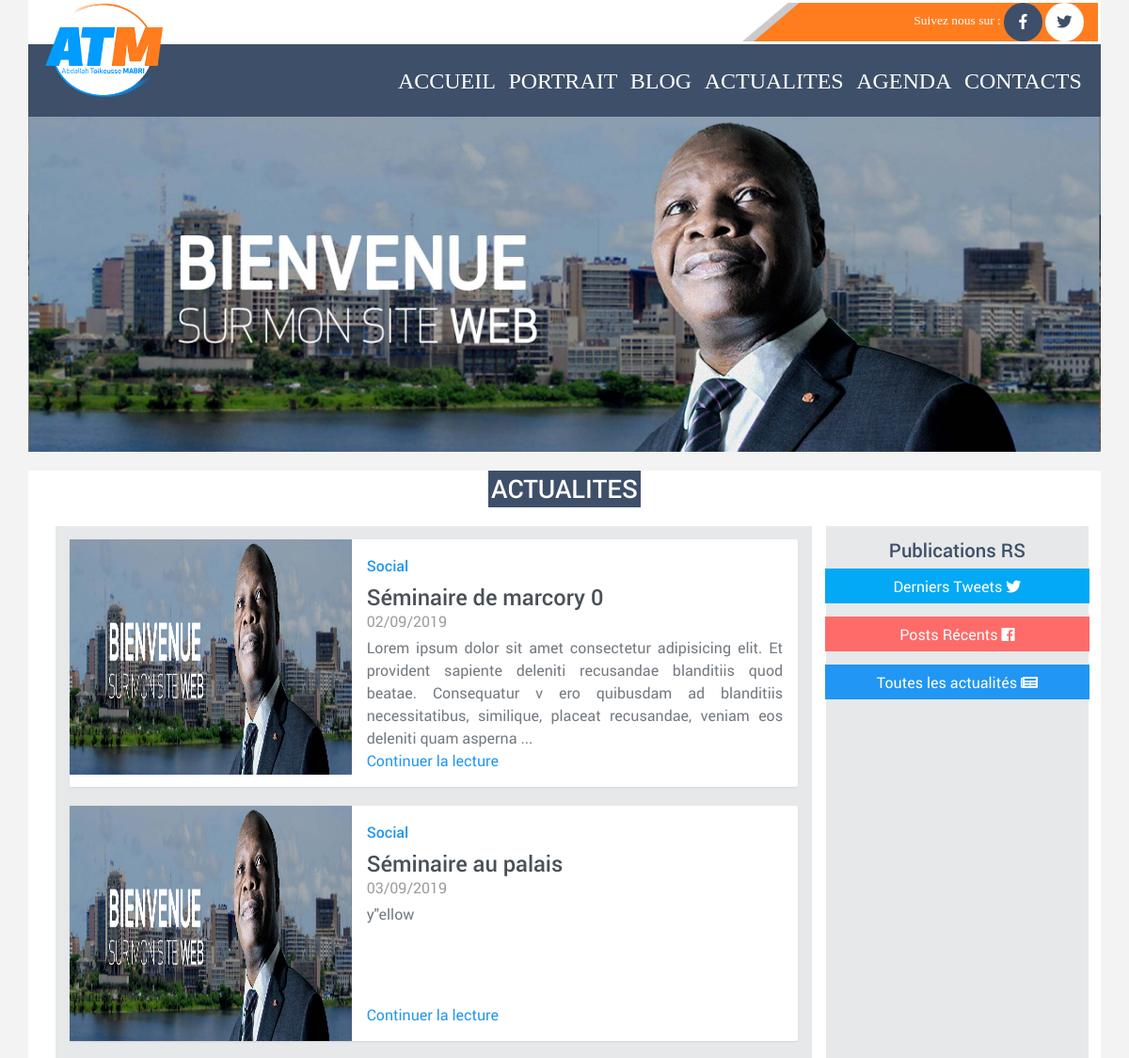
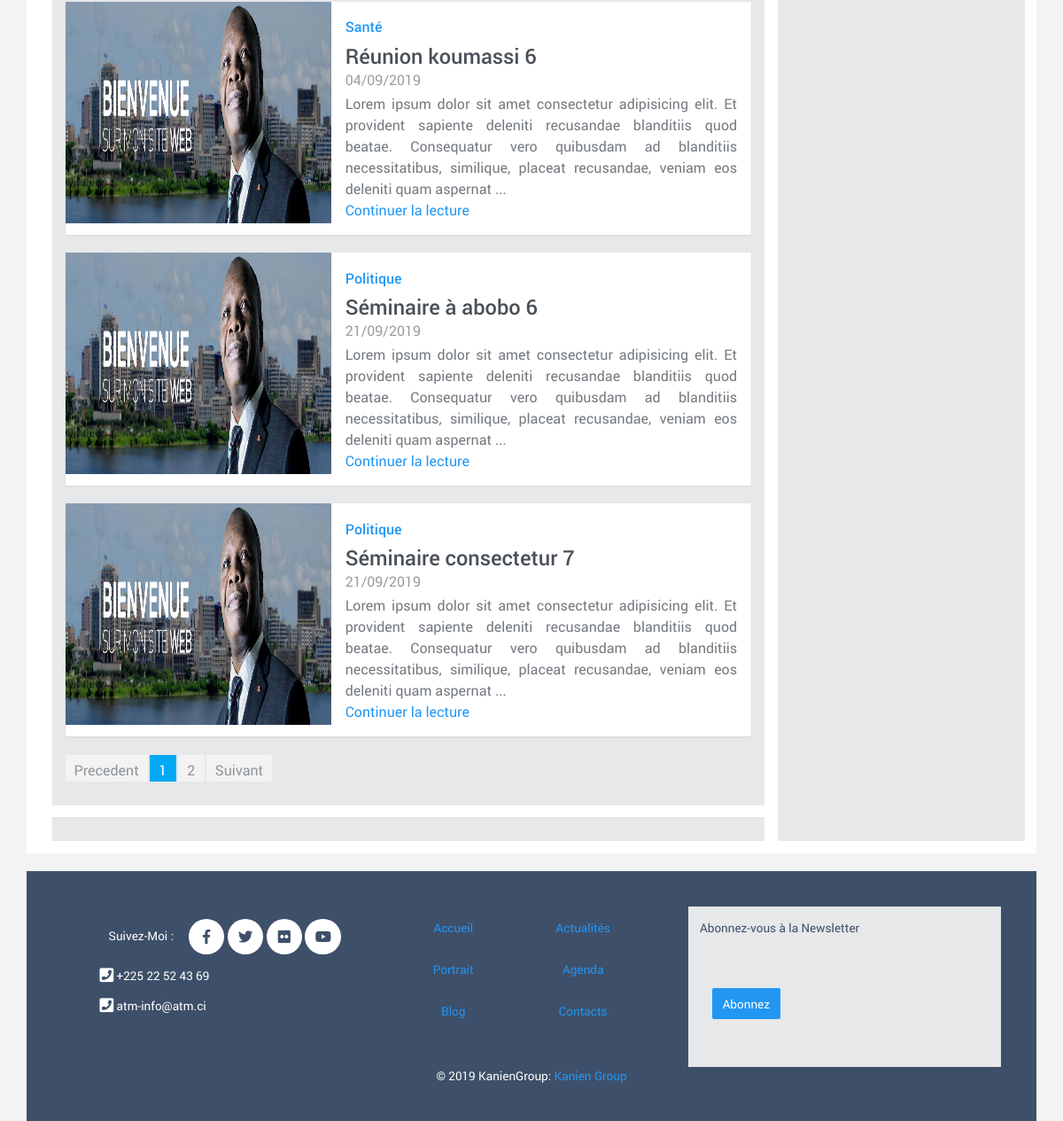
The page /index.php/actualites on the database its author committed (2 pictures, top to bottom).
### tables this page shows
create table if not exists `article` (
  id int not null unique auto_increment,
  titre varchar(100) not null,
  contenu TEXT not null,
  date_creation date not null,
  date_pub date,
  periode_pub_debut date,
  periode_pub_fin date,
  lien_img varchar(200) not null,
  etat varchar(50) not null,
  user varchar(50) not null,
  idcategorie int not null,
  primary key (`id`),
  foreign key(etat) references etat(libelle)  on delete cascade,
  foreign key(user) references user(login)  on delete cascade,
  foreign key(idcategorie) references categorie(id)  on delete cascade
);

create table if not exists `categorie` (
  id int not null unique auto_increment,
  libelle varchar(50) not null,
  primary key(id)
);

### application/controllers/Actualites.php (called while the page is built, shortened)
<?php
class Actualites extends CI_Controller
{
    public function index()
    {
        $rep_actualite = $this->get_list_actualite();
        $data['list_article'] = $rep_actualite['list_actualites'];
        $data['nbre_article_total'] = $rep_actualite['nbre_actualite'];
        $nbre_article_par_page = 5;
        $nbre_page = 0;
        $nbre_article_derniere_page = 0;
        if ($data['nbre_article_total']>$nbre_article_par_page) {
            $nbre_page = intval($data['nbre_article_total']/$nbre_article_par_page);
        } else {
            $nbre_page = 1;
        }
        $data['nbre_article_par_page'] = $nbre_article_par_page;
        $data['nbre_page'] = $nbre_page;
        $data['nbre_article_derniere_page'] = $nbre_article_derniere_page;
        $data['titre_page'] = "ATM";
        $data['page']='actualites';
        $this->load->view('pages/main_layout',$data);
    }
	private function get_list_actualite()
	{
		$this->load->model('chargement_data_model');
	    return $this->chargement_data_model->get_list_actualite_a_jour();
    }
}

### index.php (called while the page is built, shortened)
<?php
require_once BASEPATH.'core/CodeIgniter.php';

### application/models/Chargement_data_model.php (called while the page is built, shortened)
<?php  if ( ! defined('BASEPATH')) exit('No direct script access allowed');
class Chargement_data_model extends CI_Model
{
	public function get_list_actualite_a_jour()
	{
		$datestring = "%Y-%m-%d";
        $time = time();
        $date = mdate($datestring, $time);
		$query = $this->db->query("select article.id, article.titre, article.contenu, article.date_creation, article.date_pub, article.periode_pub_debut, article.periode_pub_fin, article.lien_img, article.etat, article.user, article.idcategorie, categorie.libelle as categorie from article join categorie where article.idcategorie=categorie.id and (etat='Publier' or (etat='Publier sur une période' and periode_pub_fin>='$date')) order by date_pub ASC");
		$infos['list_actualites'] = $query->result_array();
		$infos['nbre_actualite'] = $query->num_rows();
		return $infos;
	}
}

### application/helpers/MY_url_helper.php (called while the page is built, shortened)
<?php
if ( ! function_exists('site_url'))
{
    function site_url($uri = '')
	{
	    if( ! is_array($uri))
	    {
	        $uri = func_get_args();
	    }
	    $CI =& get_instance();
	    return $CI->config->site_url($uri);
	}
}
 ?>

### application/views/pages/actualites.php (the view, shortened to what this page needs)
<div class="container">
    <div class="row">
        <img class="img-fluid" src="<?php echo base_url('assets/img/sliders/slide1.jpg'); ?>" alt="First slide">
    </div>
    <div class="container">
    </div>
    <div class="row bg-white">
        <div class="col-md-12 text-center">
            <h2 class="fb-color title_one text-white p-1">ACTUALITES</h2>
        </div>
    </div>
    <section class="row bg-white">
        <header class="container ">
            <div class="d-flex align-items-center justify-content-center">
                <div class="d-flex flex-column col-md-12 p-3">
                    <div class="row ">
                        <div class="col-md-9 text-justify text_who_is ">
                            <div class="col-md-12 bg_article_liste pt-3 pb-3">
                                <?php
                                if ($nbre_article_total>0) {
                                ?>
                                    <?php
                                    $valeur_finale = -1;
                                    for ($i=1; $i <= $nbre_page; $i++) {
                                    ?>
                                        <div id="<?= 'page_'.$i; ?>" class="row view_page">
                                        <?php
                                        $valeur_initiale = $valeur_finale + 1;
                                        $valeur_finale = $valeur_initiale + ($nbre_article_par_page - 1);
                                        if ($i==$nbre_page) {
                                            $valeur_finale = $nbre_article_total - 1;
                                        }
                                        for ($j=$valeur_initiale; $j <= $valeur_finale; $j++) {
                                        ?>
                                            <div class="col-md-12">
                                              <div class="card flex-md-row mb-4 box-shadow h-md-250">
                                                <img class="card-img-left flex-auto d-none d-md-block" data-src="holder.js/200x250?theme=thumb" alt="Thumbnail [200x250]" style="width: 300px; height: 250px;" src="<?= base_url('assets/img/sliders/slide1.jpg'); ?>" data-holder-rendered="true">
                                                <div class="card-body d-flex flex-column align-items-start">
                                                  <strong class="d-inline-block mb-2 text-primary">
                                                    <?= $list_article[$j]['categorie']; ?>
                                                   </strong>
                                                  <h3 class="mb-0">
                                                    <a class="text-dark" href="#"><?= $list_article[$j]['titre']; ?></a>
                                                  </h3>
                                                  <div class="mb-1 text-muted">
                                                    <?php
                                                    if ($list_article[$j]['etat']=="Publier")
                                                        echo date("d/m/Y",strtotime($list_article[$j]['date_pub']));
                                                    else if ($list_article[$j]['etat']=="Publier sur une période")
                                                        echo date("d/m/Y",strtotime($list_article[$j]['periode_pub_debut']));
                                                    ?>
                                                  </div>
                                                  <p class="card-text mb-auto">
                                                        <?php
                                                        if (strlen($list_article[$j]['contenu'])>250)
                                                            echo substr($list_article[$j]['contenu'],0,250).' ...';
                                                        else
                                                            echo $list_article[$j]['contenu'];
                                                        ?>
                                                  </p>
                                                  <a href="<?= site_url('actualites/view/'.$list_article[$j]['id']); ?>">Continuer la lecture</a>
                                                </div>
                                              </div>
                                            </div>
                                        <?php
                                        }
                                        ?>
                                        </div>
                                    <?php
                                    }
                                    ?>
                                    <div id="page">
                                        <ul class="pagination"></ul>
                                    </div>
                                <?php
                                }
                                ?>
                            </div>
                            <div class="col-md-12 bg_article_liste mt-3 pt-3 pb-3">
                            </div>
                        </div>
                        <div class="col-md-3 text-justify text_who_is bg_article_liste p-3">
                        </div>
                    </div>
                </div>
            </div>
        </header>
    </section>
    <div class="clearfix">
    </div>
</div>

### assets/css/style.css (style rules this page uses)
body { font-family: 'ApexNew-Book'; }
h2 { font-family: 'ApexNew-Medium'; }
.fb-color { background: #3e4f69; }
.title_one { display: inline-block; color: #cdeafc !important; }
.text_who_is { font-size: 16px; }
.bg_article_liste { background: #e6e8e9; }

### rows shown on the page
article: idcategorie.libelle "Social", titre "Séminaire de marcory 0", date_pub "02/09/2019", contenu "Lorem ipsum dolor sit amet consectetur adipisicing elit. Et provident sapiente deleniti recusandae blanditiis quod beatae. Consequatur v ero quibusdam ad blanditiis necessitatibus, similique, placeat recusandae, veniam eos deleniti quam asperna"
article: idcategorie.libelle "Social", titre "Séminaire au palais", date_pub "03/09/2019", contenu "y\"ellow"
article: idcategorie.libelle "Santé", titre "Réunion koumassi 6", date_pub "04/09/2019", contenu "Lorem ipsum dolor sit amet consectetur adipisicing elit. Et provident sapiente deleniti recusandae blanditiis quod beatae. Consequatur vero quibusdam ad blanditiis necessitatibus, similique, placeat recusandae, veniam eos deleniti quam aspernat"
article: idcategorie.libelle "Politique", titre "Séminaire à abobo 6", date_pub "21/09/2019", contenu "Lorem ipsum dolor sit amet consectetur adipisicing elit. Et provident sapiente deleniti recusandae blanditiis quod beatae. Consequatur vero quibusdam ad blanditiis necessitatibus, similique, placeat recusandae, veniam eos deleniti quam aspernat"
article: idcategorie.libelle "Politique", titre "Séminaire consectetur 7", date_pub "21/09/2019", contenu "Lorem ipsum dolor sit amet consectetur adipisicing elit. Et provident sapiente deleniti recusandae blanditiis quod beatae. Consequatur vero quibusdam ad blanditiis necessitatibus, similique, placeat recusandae, veniam eos deleniti quam aspernat"
